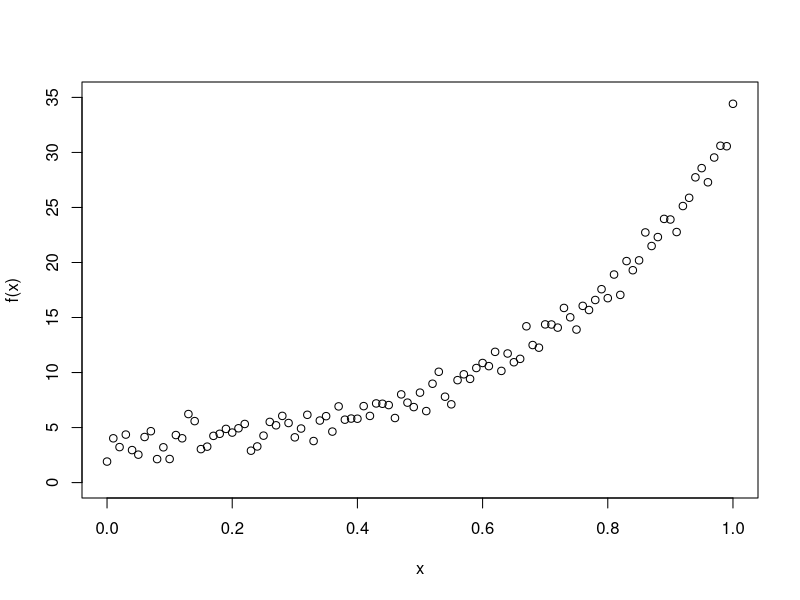
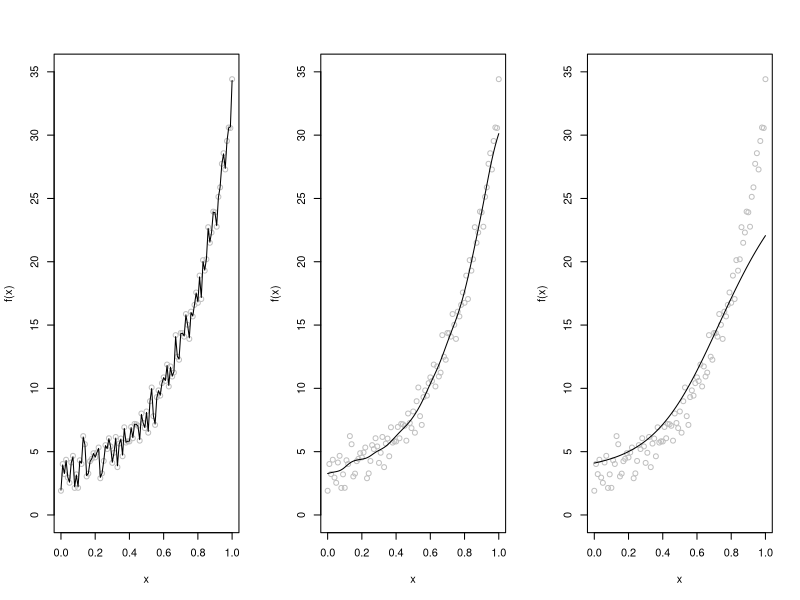
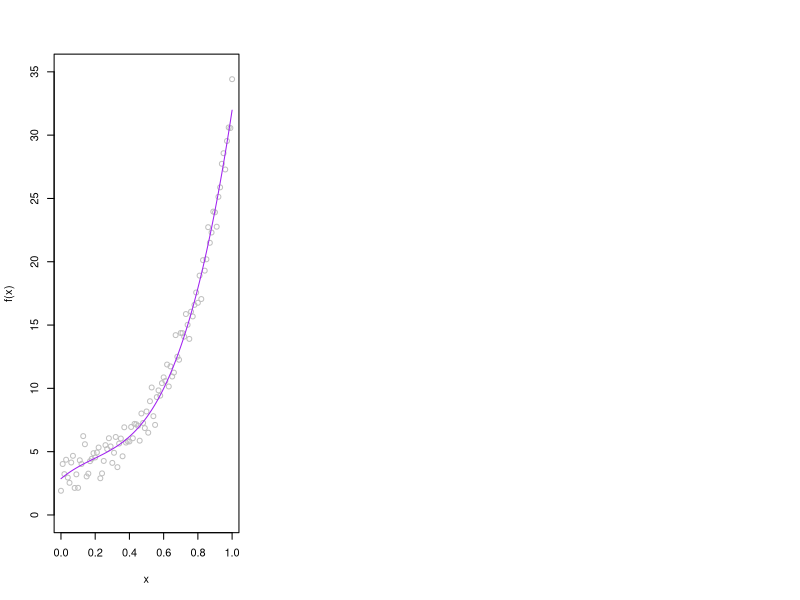

These figures' R source, in order:
## ---- chunk 1
knitr::opts_chunk$set(echo = TRUE)
library(splines)
## ---- chunk 2
b0 = 2.2
b1 = 1.77
b2 = 2.16
x = seq(from = 0, to = 1, by = 0.01)
n = length(x)
f = b0 + exp(b1**b2*x)
y = f + rnorm(n, mean = 0, sd = 1)
plot(x, y, xlab = "x", ylab = "f(x)", ylim = c(0, 35))
## ---- chunk 3
par(mfrow = c(1, 3))
for (bw in c(0.01, 0.1, 0.5)) {
  plot(x, y, xlab = "x", col = grey(0.75), ylab = "f(x)", ylim = c(0, 35))
  lines(ksmooth(x, y, kernel = "normal", bandwidth = bw))
}
## ---- chunk 4
regr_splines = lm(y ~ bs(x, 0.1))

plot(x, y, xlab = "x", col = grey(0.75), ylab = "f(x)", ylim = c(0, 35))
lines(predict(regr_splines) ~ x, col = "purple")
